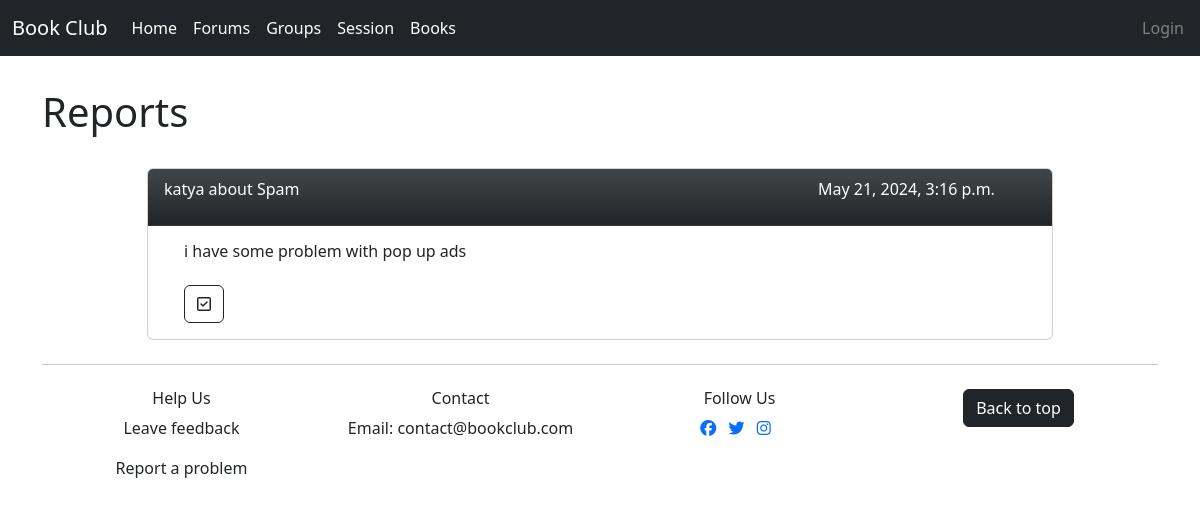
/manager/report_list, run on an earlier commit of the app's database.
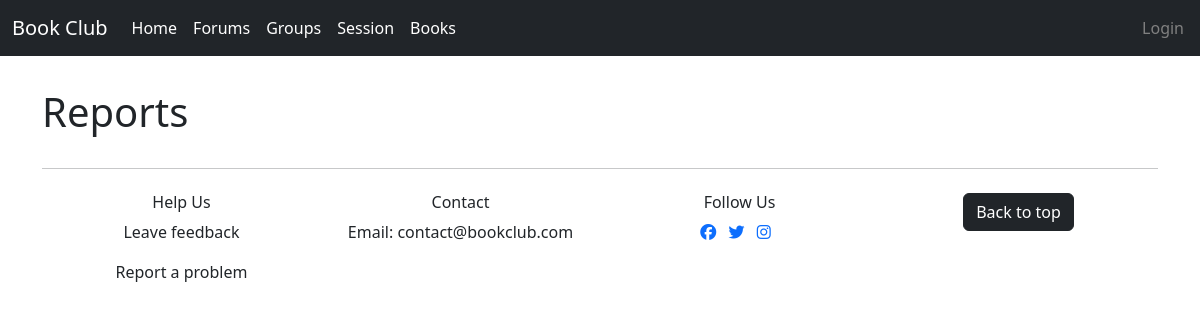
And on a later commit of the database.
### main/models.py (models this page shows, shortened)
class Report(models.Model):
    report = models.TextField(max_length=1000, blank=False)
    user_id = models.ForeignKey(User, blank=False, on_delete=models.CASCADE)
    topic = models.ForeignKey(Topic, blank=False, on_delete=models.CASCADE)
    date_created = models.DateTimeField(auto_now_add=True, null=True)

class Topic(models.Model):
    name = models.CharField(max_length=200)
    def __str__(self):
        return self.name

### manager/views.py (the view)
# urls.py: path('report_list', views.report_list, name='report_list'),
def report_list(request):
    reports_list = Report.objects.order_by('-id')
    return render(request, 'manager/report_list.html', {'instance_list':reports_list})

### manager/templates/manager/report_list.html (shortened to what this page needs)
{% extends 'main/layout.html' %}
{% block content %}
<div class="row mb-3 ">
    <div class="col-10">
        <h1>Reports</h1>
    </div>
</div>
<div class="container col-10">
        {% for el in instance_list %}
             <div class="card justify-content-center mt-4 mb-4">
        <div class="card-header bg-dark bg-gradient text-white details">
            <div class="col-9">
                 <p class="name">{{ el.user_id }} about {{ el.topic }}</p>
            </div>
            <div class="col-3">
                <p class="name">{{ el.date_created }}</p>
            </div>
        </div>
        <div class="card-body position-relative">
            <div>
                <h6 class="card-text" style="margin-left: 20px;" for="discuss"> {{ el.report }} </h6>
                <a href="{% url 'manager:report_delete' id=el.id %}" class="btn btn-outline-dark mt-3"
                   style="margin-left: 20px;"> <i class="fa-regular fa-square-check"></i></a>
            </div>
        </div>
    </div>
        {% endfor %}
</div>
{% endblock %}

What changed in the data, as far as the page shows it:
removed Report: user_id "katya", topic "Spam", date_created "May 21, 2024, 3:16 p.m.", report "i have some problem with pop up ads"
